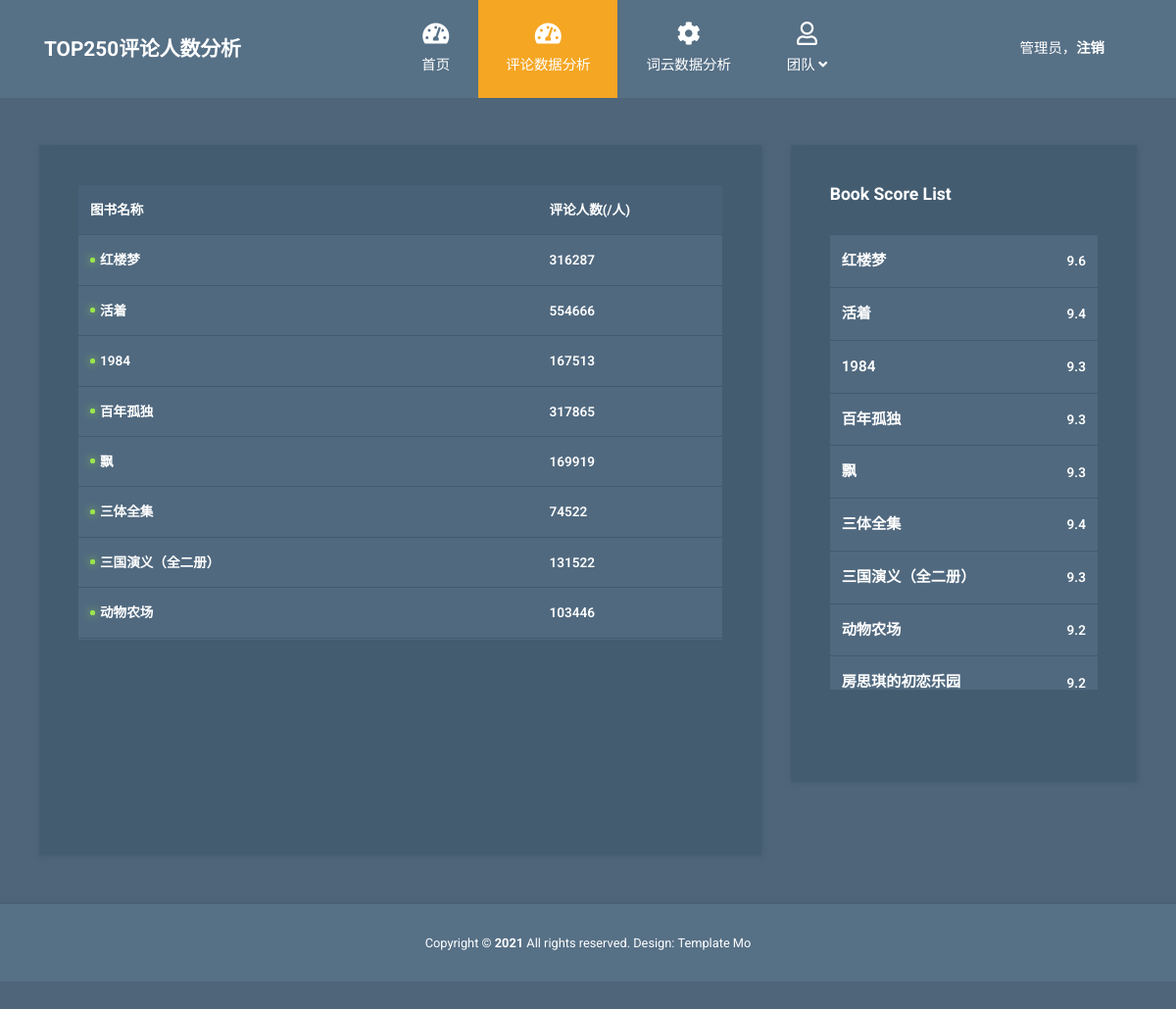
/num, run on the app's committed database.
### tables this page shows
CREATE TABLE book250
    (
    id integer primary key autoincrement,
    title varchar ,
    score numeric ,
    book_link text,
    Img_link text,
    author text,
    press text,
    time text,
    money text,
    num numeric ,
    jieshao text
    );

### app.py (the view)
@app.route("/num")
def num():
    datalist = []
    conn = sqlite3.connect("book.db")
    cur = conn.cursor()
    sql = "select id,title,score,book_link,Img_link,author,press,time,money,num,jieshao from book250"
    data = cur.execute(sql)
    for item in data:
        datalist.append(item)
    cur.close()
    conn.close()
    return render_template("num.html",books = datalist)

### templates/num.html (shortened to what this page needs)
<!DOCTYPE html>
<html lang="en">
  <head>
    <link rel="stylesheet" href="/static/css/fontawesome.min.css" />
    <link rel="stylesheet" href="/static/css/bootstrap.min.css" />
    <link rel="stylesheet" href="/static/css/templatemo-style.css">
  </head>
  <body id="reportsPage">
    <nav class="navbar navbar-expand-xl">
      <div class="container h-100">
        <a class="navbar-brand" href="index.html">
          <h1 class="tm-site-title mb-0">Top250评论人数分析</h1>
        </a>
        <div class="collapse navbar-collapse" id="navbarSupportedContent">
          <ul class="navbar-nav mx-auto h-100">
                        <li class="nav-item">
                            <a class="nav-link " href="index">
                                <i class="fas fa-tachometer-alt"></i>
                                首页
                            </a>
                        </li>
                        <li class="nav-item">
                            <a class="nav-link active" href="num">
                                 <i class="fas fa-tachometer-alt"></i>
                                评论数据分析
                            </a>
                        </li>
                        <li class="nav-item">
                            <a class="nav-link" href="wordcloud">
                                <i class="fas fa-cog"></i>
                                词云数据分析
                            </a>
                        </li>
                        <li class="nav-item dropdown">
                            <a class="nav-link dropdown-toggle" href="#" id="navbarDropdown" role="button" data-toggle="dropdown"
                                aria-haspopup="true" aria-expanded="false">
                                <i class="far fa-user"></i>
                                <span>
                                    团队 <i class="fas fa-angle-down"></i>
                                </span>
                            </a>
                        </li>
          </ul>
          <ul class="navbar-nav">
            <li class="nav-item">
              <a class="nav-link d-block" href="login">
                管理员，<b>注销</b>
              </a>
            </li>
          </ul>
        </div>
      </div>
    </nav>
    <div class="container mt-5">
      <div class="row tm-content-row">
        <div class="col-sm-12 col-md-12 col-lg-8 col-xl-8 tm-block-col">
          <div class="tm-bg-primary-dark tm-block tm-block-products">
            <div class="tm-product-table-container">
              <table class="table table-hover tm-table-small tm-product-table">
                <thead>
                <tr>
                  <th scope="col">图书名称</th>
                  <th scope="col">评论人数(/人)</th>
                </tr>
                </thead>
                <tbody>
                {% for book in books %}
                <tr>
                  <td>
                    <div class="tm-status-circle moving">
                    </div>{{book[1]}}
                  </td>
                  <td>{{book[9]}}</td>
                </tr>
                {% endfor %}
                </tbody>
              </table>
            </div>
          </div>
        </div>
        <div class="col-sm-12 col-md-12 col-lg-4 col-xl-4 tm-block-col">
          <div class="tm-bg-primary-dark tm-block tm-block-product-categories">
            <h2 class="tm-block-title">Book Score List</h2>
            <div class="tm-product-table-container">
              <table class="table tm-table-small tm-product-table">
                <tbody>
                  {% for book in books %}
                   <tr>
                    <td class="tm-product-name">{{book[1]}}</td>
                    <td>{{book[2]}}</td>
                  </tr>
                  {% endfor %}
                </tbody>
              </table>
            </div>
          </div>
        </div>
      </div>
    </div>
    <footer class="tm-footer row tm-mt-small">
            <div class="col-12 font-weight-light">
                <p class="text-center text-white mb-0 px-4 small">
                    Copyright &copy; <b>2021</b> All rights reserved.
                    Design: <a rel="nofollow noopener" href="https://templatemo.com" class="tm-footer-link">Template Mo</a>
                </p>
            </div>
        </footer>
  </body>
</html>

### static/css/templatemo-style.css (style rules this page uses)
html { font-size: 16px; overflow-x: hidden; }
body { font-family: Roboto, Helvetica, Arial, sans-serif; background-color: #4e657a; overflow-x: hidden; }
a { transition: all 0.3s ease; }
.navbar-brand { display: flex; align-items: center; }
.tm-site-title { display: inline-block; text-transform: uppercase; font-size: 1.3rem; font-weight: 700; color: #fff; }
.navbar { height: 100px; background-color: #567086; padding: 0; }
.navbar .container { position: relative; }
.tm-mt-small { margin-top: 20px; }
.tm-block-col { margin-bottom: 30px; }
.tm-block { padding: 40px; -webkit-box-shadow: 1px 1px 5px 0 #455c71; -moz-box-shadow: 1px 1px 5px 0 #455c71; box-shadow: 1px 1px 5px 0 #455c71; min-height: 350px; height: 100%; max-height: 450px; }
.tm-block-title { font-size: 1.1rem; font-weight: 700; color: #fff; margin-bottom: 30px; }
.nav-link { color: #fff; height: 100%; display: flex; align-items: center; justify-content: center; flex-direction: column; font-size: 90%; }
.nav-link > i { margin-bottom: 10px; margin-right: 0; font-size: 1.5rem; }
.dropdown-item, .nav-link { padding: 15px 20px; }
.navbar-nav .active > .nav-link, .navbar-nav .nav-link.active { background-color: #f5a623; color: #fff; }
.navbar-nav .nav-link.active i { color: #fff; }
.nav-item { text-align: center; }
.nav-item:last-child { margin-right: 0; }
.dropdown-toggle::after { display: none; }
.tm-content-row { justify-content: space-between; margin-left: -20px; margin-right: -20px; }
.table { background-color: #50697f; color: #fff; font-size: 85%; margin-bottom: 0; }
thead { background-color: #486177; color: #fff; }
.table thead th { border-bottom: 0; }
.tm-status-circle { display: inline-block; margin-right: 5px; vertical-align: middle; width: 5px; height: 5px; border-radius: 50%; margin-top: -3px; }
.moving { background-color: #9be64d; box-shadow: 0 0 8px #9be64d, inset 0 0 8px #9be64d; }
.table td, .table th { border-top: 1px solid #415a70; padding: 15px 25px; vertical-align: middle; }
.tm-table-small td, .tm-table-small th { padding-left: 12px; padding-right: 12px; }
.table-hover tbody tr { transition: all 0.2s ease; }
.tm-bg-primary-dark { background-color: #435c70; }
.tm-block-products { min-height: 725px; }
.tm-block-product-categories { min-height: 650px; }
.tm-product-table-container { max-height: 465px; margin-bottom: 15px; overflow-y: scroll; }
.tm-product-table tr { font-weight: 600; }
.tm-product-name { font-size: 0.95rem; font-weight: 600; }
.tm-footer { background-color: #567086; padding-top: 30px; padding-bottom: 30px; -webkit-box-shadow: 0 -3px 5px 0 rgba(69, 92, 113, 0.59); -moz-box-shadow: 0 -3px 5px 0 rgba(69, 92, 113, 0.59); box-shadow: 0 -3px 5px 0 rgba(69, 92, 113, 0.59); }
.tm-footer-link { color: white; }
@media (min-width: 1200px) { .navbar-expand-xl .navbar-nav .nav-link { padding-left: 28px; padding-right: 28px; } }
@media (min-width: 1200px) { .navbar-collapse { height: 100%; } }
@media (max-width: 1275px) and (min-width: 1200px) { .nav-item { margin-right: 15px; } }
@media (max-width: 1350px) { .nav-item { margin-right: 1px; } }

### data on the page
book250: title "红楼梦", num "316287", score "9.6"
book250: title "活着", num "554666", score "9.4"
book250: title "1984", num "167513", score "9.3"
book250: title "百年孤独", num "317865", score "9.3"
book250: title "飘", num "169919", score "9.3"
book250: title "三体全集", num "74522", score "9.4"
book250: title "三国演义（全二册）", num "131522", score "9.3"
book250: title "动物农场", num "103446", score "9.2"
book250: title "房思琪的初恋乐园", score "9.2"
